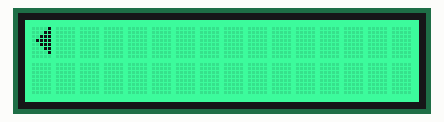
The sketch below on a simulated Arduino Uno, built with avr-gcc and run on an emulated ATmega328P. On the bench: 16×2 character LCD. What the sketch prints to the serial monitor is not drawn.

Above: at 0.11 s.
At 5.01 s:
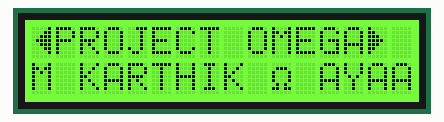
At 10.11 s:
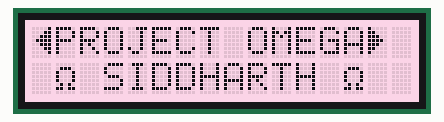
At 20.01 s:
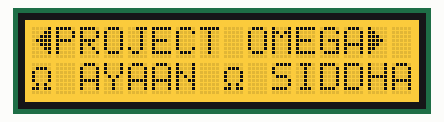
At 29.91 s:
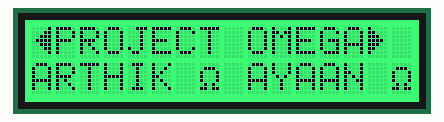
At 39.93 s:
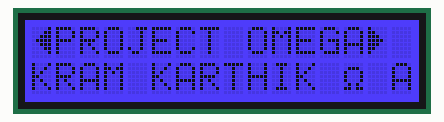

The sketch:

project_omega_display.ino
```cpp
/*
 * Project Omega - Autonomous Car Display
 *
 * Flashy animated display using Grove RGB LCD
 * Shows "PROJECT OMEGA" and "AUTONOMOUS CAR" with color-changing effects
 *
 * Hardware:
 * - Arduino Uno
 * - Grove RGB LCD Display (16x2)
 *
 * Connections:
 * - Grove LCD: Connect to I2C port (SDA to A4, SCL to A5)
 *
 * Required Libraries:
 * - Grove LCD RGB Backlight library
 */

#include <Wire.h>
#include "rgb_lcd.h"

// Initialize Grove LCD
rgb_lcd lcd;

// Animation timing
unsigned long previousMillis = 0;
const int colorChangeInterval = 100;  // Color change speed (ms)

// Color variables
int currentColorIndex = 0;
int brightness = 255;
int brightnessDirection = -5;

// Predefined vibrant colors for cycling (R, G, B)
const int numColors = 8;
const int colors[numColors][3] = {
  {255, 255, 255}, // White
  {255, 128, 0},   // Orange
  {255, 255, 0},   // Yellow
  {0, 255, 0},     // Green
  {0, 255, 255},   // Cyan
  {0, 0, 255},     // Blue
  {128, 0, 255},   // Purple
  {255, 0, 128}    // Pink
};

// Display strings
const char* line1 = "PROJECT OMEGA";
// Scrolling text - use \x04 as placeholder for omega character (custom char 4)
const char line2[] = " \x04 VIKRAM KARTHIK \x04 AYAAN \x04 SIDDHARTH \x04 ";
const int line2TotalLen = sizeof(line2) - 1;  // Automatically calculate length

// Custom characters for effects
byte block[8] = {
  0b11111,
  0b11111,
  0b11111,
  0b11111,
  0b11111,
  0b11111,
  0b11111,
  0b11111
};

byte leftArrow[8] = {
  0b00001,
  0b00011,
  0b00111,
  0b01111,
  0b00111,
  0b00011,
  0b00001,
  0b00000
};

byte rightArrow[8] = {
  0b10000,
  0b11000,
  0b11100,
  0b11110,
  0b11100,
  0b11000,
  0b10000,
  0b00000
};

byte star[8] = {
  0b00000,
  0b00100,
  0b10101,
  0b01110,
  0b01110,
  0b10101,
  0b00100,
  0b00000
};

byte omega[8] = {
  0b00000,
  0b01110,
  0b10001,
  0b10001,
  0b10001,
  0b01010,
  0b11011,
  0b00000
};

void setup() {
  Serial.begin(9600);
  Serial.println("Project Omega Display");
  Serial.println("=====================");

  // Initialize LCD with 16 columns and 2 rows
  lcd.begin(16, 2);

  // Create custom characters
  lcd.createChar(0, block);
  lcd.createChar(1, leftArrow);
  lcd.createChar(2, rightArrow);
  lcd.createChar(3, star);
  lcd.createChar(4, omega);

  // Initial color
  lcd.setRGB(255, 0, 0);

  // Startup animation - wipe in effect
  startupAnimation();
}

void loop() {
  rainbowCycleAnimation();
}

// Startup wipe-in animation
void startupAnimation() {
  lcd.clear();
  lcd.setRGB(0, 0, 0);

  int line1Len = strlen(line1);  // 15 chars with spaces

  // Character-by-character reveal with color fade in
  // Line 1 format: ◄ PROJECT OMEGA ► (arrow + 15 chars + arrow)
  // Line 2 format: VIKRAM   AYAAN   (first 16 chars of scrolling text)

  int maxLen = 16;
  for (int i = 0; i < maxLen; i++) {
    // Set color gradient
    int r = map(i, 0, 15, 0, 255);
    int g = map(i, 0, 15, 255, 0);
    int b = 128;
    lcd.setRGB(r, g, b);

    // Line 1: Arrow at 0, text from 1-15
    if (i == 0) {
      lcd.setCursor(0, 0);
      lcd.write(byte(1));  // Left arrow
    } else if (i <= line1Len && i <= 14) {
      lcd.setCursor(i, 0);
      lcd.print(line1[i - 1]);
    } else if (i == 15) {
      lcd.setCursor(i, 0);
      lcd.write(byte(2));  // Right arrow
    }

    // Line 2: Show first 16 characters of scrolling names
    if (i < 16) {
      lcd.setCursor(i, 1);
      lcd.print(line2[i]);
    }

    delay(100);
  }

  // Flash effect at the end
  for (int i = 0; i < 3; i++) {
    lcd.setRGB(255, 255, 255);
    delay(100);
    lcd.setRGB(0, 255, 255);
    delay(100);
  }
}

// Rainbow color cycling with scrolling names
void rainbowCycleAnimation() {
  static unsigned long lastColorChange = 0;
  static unsigned long lastScroll = 0;
  static int scrollPos = 0;
  unsigned long currentMillis = millis();

  // Display line 1 with arrows (only once)
  static bool line1Displayed = false;
  if (!line1Displayed) {
    lcd.clear();
    // Line 1: ◄ PROJECT OMEGA ►
    lcd.setCursor(0, 0);
    lcd.write(byte(1));  // Left arrow
    lcd.print(line1);
    lcd.write(byte(2));  // Right arrow
    line1Displayed = true;
  }

  // Scroll line 2 (names) from right to left
  if (currentMillis - lastScroll >= 300) {  // Scroll speed
    lastScroll = currentMillis;

    lcd.setCursor(0, 1);
    // Display 16 characters from the scrolling text
    for (int i = 0; i < 16; i++) {
      int charIndex = (scrollPos + i) % line2TotalLen;
      lcd.print(line2[charIndex]);
    }

    scrollPos++;
    if (scrollPos >= line2TotalLen) {
      scrollPos = 0;
    }
  }

  // Cycle through colors smoothly
  if (currentMillis - lastColorChange >= colorChangeInterval) {
    lastColorChange = currentMillis;

    // Interpolate between colors for smooth transition
    static float colorPosition = 0;
    colorPosition += 0.1;
    if (colorPosition >= numColors) colorPosition = 0;

    int currentIdx = (int)colorPosition;
    int nextIdx = (currentIdx + 1) % numColors;
    float blend = colorPosition - currentIdx;

    int r = colors[currentIdx][0] + (colors[nextIdx][0] - colors[currentIdx][0]) * blend;
    int g = colors[currentIdx][1] + (colors[nextIdx][1] - colors[currentIdx][1]) * blend;
    int b = colors[currentIdx][2] + (colors[nextIdx][2] - colors[currentIdx][2]) * blend;

    lcd.setRGB(r, g, b);
  }
}
```
